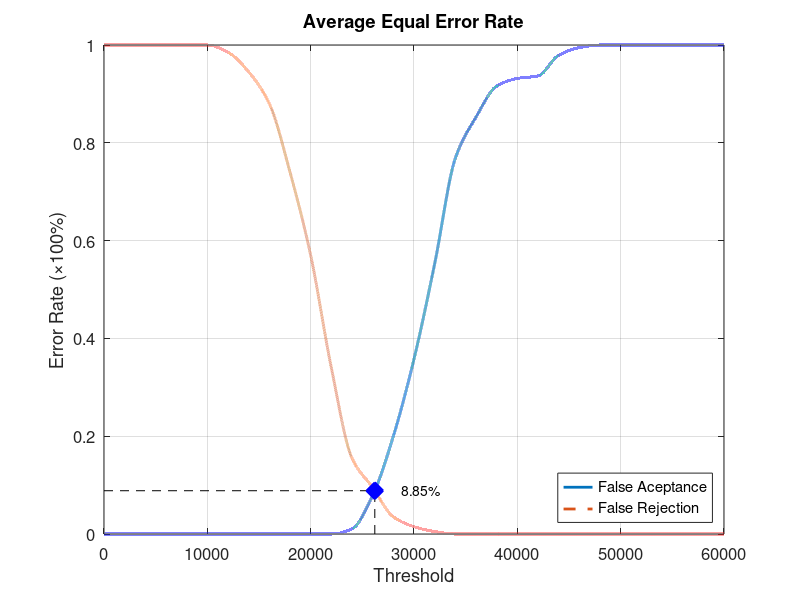
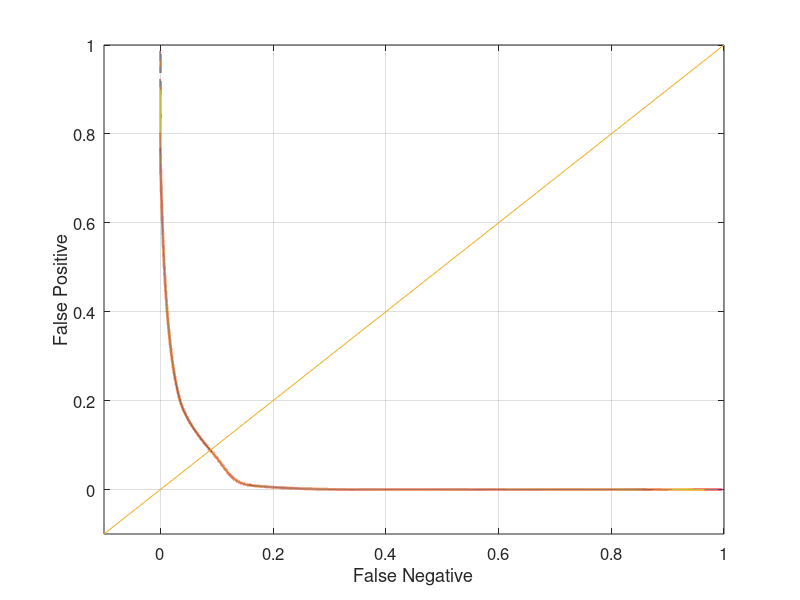

Recreate these plots in MATLAB, in order.
function yEER = Database1_3
close all;
clear;
clc;
x = 0:2000:60000;
xq = 0:0.5:60000;

y0 = [0 0 0 0 0 0 0 0 0 0 0 0 0.0105263 0.0789474 0.2 0.357895 0.552632 0.768421 0.852632 0.915789 0.931579 0.936842 0.978947 0.994737 1 1 1 1 1 1 1];
yy0 = interp1(x, y0, xq, 'pchip');
y1 = [1 1 1 1 1 1 0.985 0.945 0.88 0.74 0.57 0.34 0.155 0.095 0.035 0.015 0.005 0 0 0 0 0 0 0 0 0 0 0 0 0 0];
yy1 = interp1(x, y1, xq, 'pchip');

% Calculating EER: 
y2 = abs(y0 - y1);
find(y2 == min(y2))
yy2 = abs(yy0 - yy1);
xEER = find(yy2 == min(yy2));
xEERIndex = xq(xEER) % X-axis EER
yEER = yy0(xEER) % Y-axis EER

main = figure
plot(xq, yy0,'-','LineWidth', 2);	hold on
plot(xq, yy1,'--','LineWidth', 2);	hold on
plot([xEERIndex xEERIndex], [0 yEER], 'k--');	hold on
plot([0 xEERIndex], [yEER yEER], 'k--');	hold on
plot(xEERIndex, yEER, 'bx', 'LineWidth', 10);	hold on
text(xEERIndex + 10 * xEERIndex / 100, yEER, [num2str(round((10000 * yEER)) / 100) '%'])
legend('False Aceptance', 'False Rejection', 'Location', 'SouthEast')
xlabel('Threshold')
ylabel('Error Rate (\times100%)')
title('Average Equal Error Rate')
set(gca, 'FontSize', 12)
axis([0 60000 0 1])
grid on

print(main, 'Database1_3Main', '-dpng');
FNRxFPR = figure('Color', [1 1 1]);
plot(yy1, yy0, '-', yy1, yy0, 'LineWidth', 2);
hold on
y = -0.1:0.1:1
plot(y, y); 
set(gca, 'FontSize', 12)
xlabel('False Negative')
ylabel('False Positive')
axis([-0.1 1 -0.1 1])
set(gca, 'FontSize', 12)
grid on

print(FNRxFPR, 'Database1_3FNRxFPR','-dpng');
end
